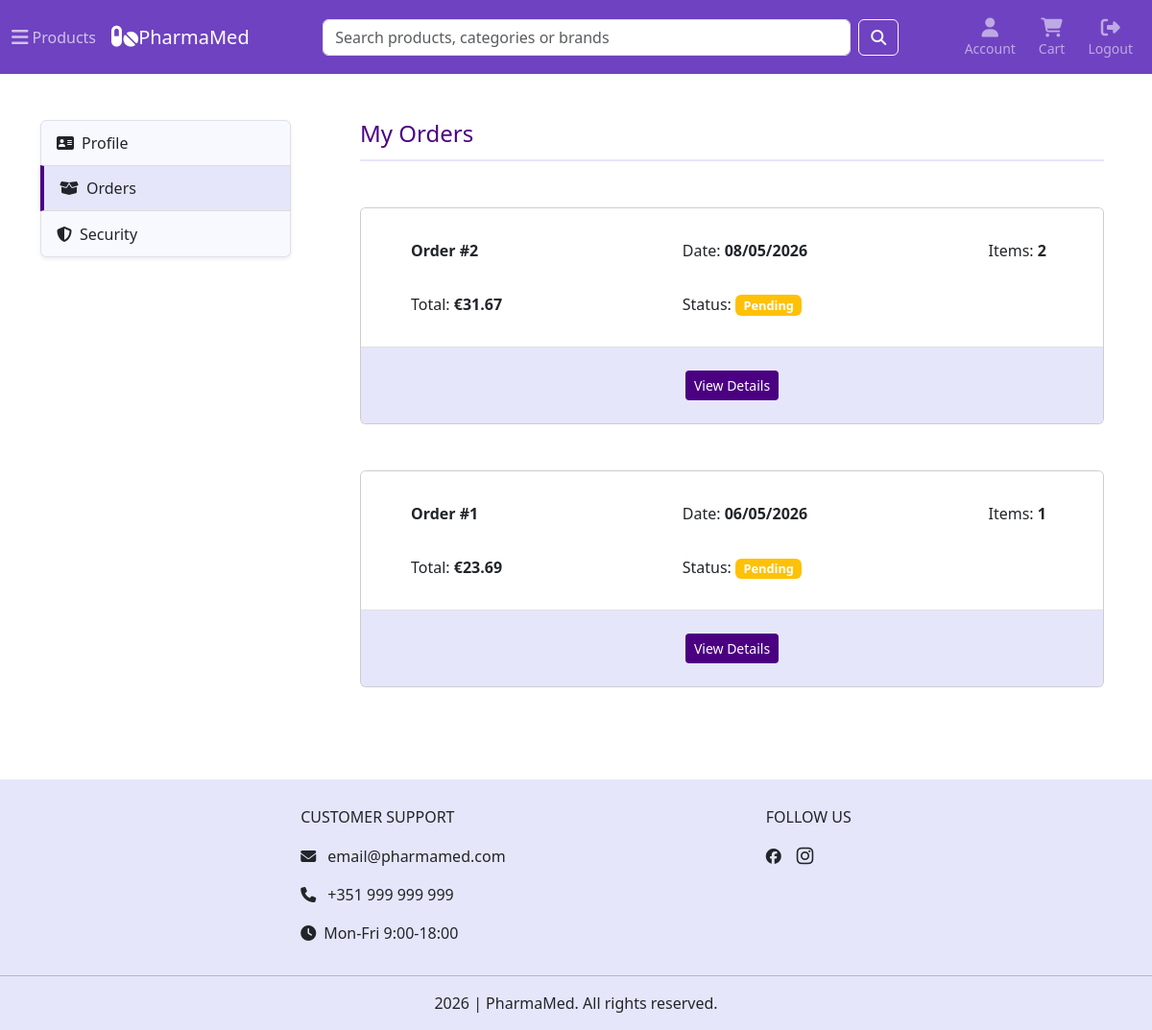
The app's page /account/orders (signed in), older data.
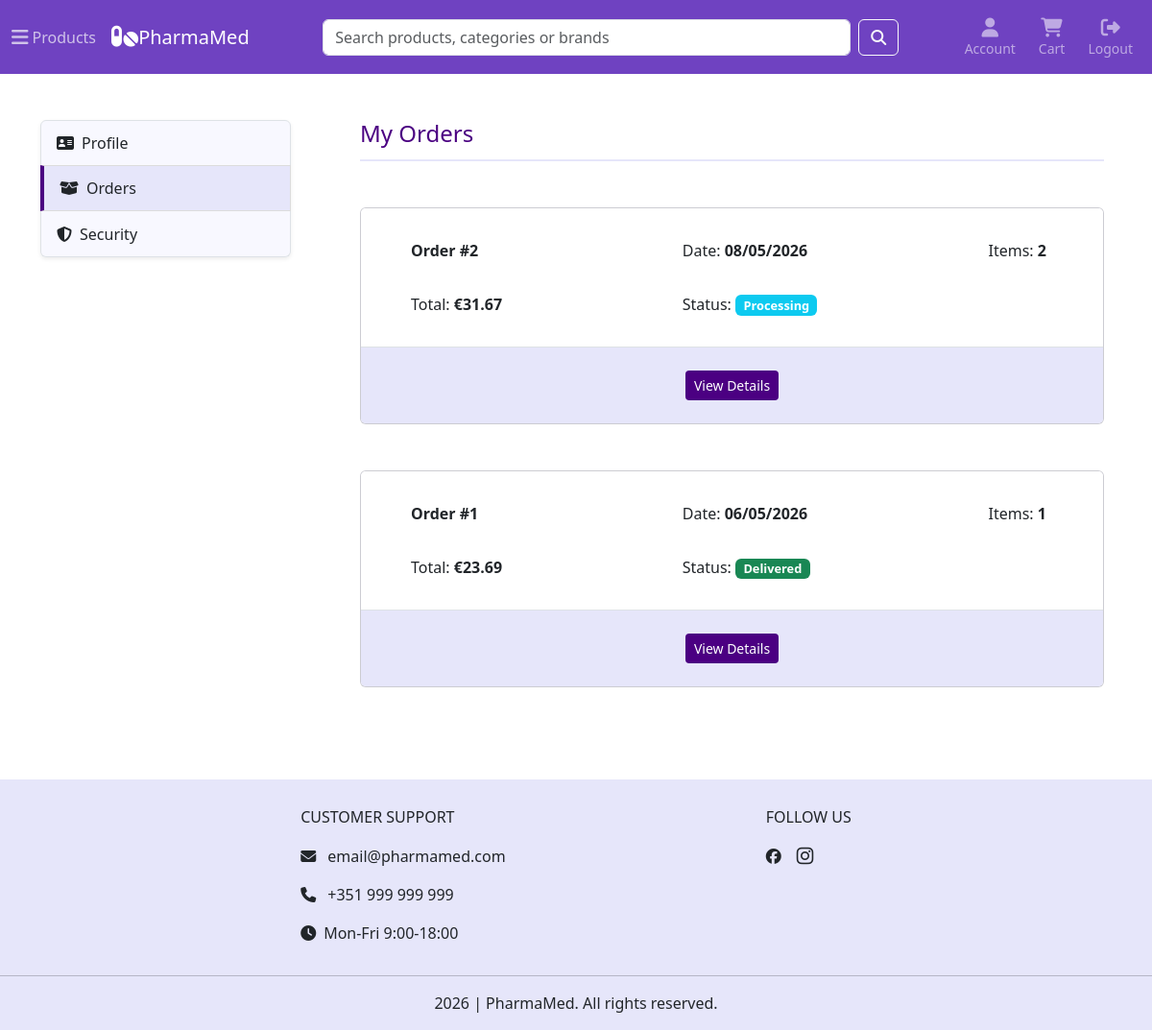
The same page, newer data.
### tables this page shows
CREATE TABLE "orders" (
    id INTEGER PRIMARY KEY AUTOINCREMENT,
    user_id INTEGER NOT NULL,
    address_id INTEGER NOT NULL,
    full_name TEXT NOT NULL,
    address_line TEXT NOT NULL,
    postal_code TEXT NOT NULL,
    city TEXT NOT NULL,
    country TEXT NOT NULL,
    shipping_method TEXT NOT NULL,
    subtotal REAL NOT NULL,
    shipping_cost REAL NOT NULL,
    total REAL NOT NULL,
    status TEXT NOT NULL DEFAULT 'pending',
    created_at DATETIME DEFAULT CURRENT_TIMESTAMP,
    updated_at DATETIME DEFAULT CURRENT_TIMESTAMP,
    FOREIGN KEY (user_id) REFERENCES users(id)
);

### app.py (the view)
@app.route("/account/orders")
@login_required
def orders():
    db = get_db()
    orders = db.execute("""SELECT o.*, SUM(oi.quantity) AS item_count FROM orders o JOIN order_items oi ON oi.order_id = o.id WHERE o.user_id = ?
                        GROUP BY o.id ORDER BY o.created_at DESC""", (current_user.id,)).fetchall()
    return render_template("account/orders.html", active_page="orders", orders=orders)

### app.py (called while the page is built)
@login_manager.user_loader
def load_user(user_id):
    db = get_db()
    if db is None:
        return None
    user = db.execute("SELECT id, email, first_name, last_name FROM users WHERE id = ?",(user_id,)).fetchone()
    if user is None:
        return None
    return User(user["id"], user["email"], user["first_name"], user["last_name"])

@app.context_processor
def inject_globals():
    return {
        "categories_menu": load_categories_menu(),
        "cart_count": get_cart_count()
    }

### helpers.py (called while the page is built)
def get_db():
    if "db" not in g:
        g.db = sqlite3.connect("pharmamed.db")
        g.db.row_factory = sqlite3.Row
        g.db.execute("PRAGMA foreign_keys = ON")
    return g.db

def load_categories_menu():
    db = get_db()
    rows = db.execute("SELECT * FROM categories").fetchall()
    categories_menu = {}
    for row in rows:
        if row["parent_id"] == 0:
            categories_menu[row["category_id"]] = {
                "category_data": row,
                "subcategories": []
            }
    for row in rows:
        if row["parent_id"] != 0 and row["parent_id"] in categories_menu:
            categories_menu[row["parent_id"]]["subcategories"].append(row)
    return categories_menu

def get_cart_count():
    db = get_db()
    if current_user.is_authenticated:
        return db_cart_count(db, current_user.id)
    session_cart = session.get('cart', {})
    return sum(session_cart.values())

def db_cart_count(db, user_id):
    cart_count = db.execute("""SELECT SUM(quantity) as total FROM cart_items ci JOIN carts c ON ci.cart_id = c.id WHERE c.user_id = ?""", (user_id,)).fetchone()
    return cart_count["total"] or 0

def format_date(value):
    return datetime.strptime(value, "%Y-%m-%d %H:%M:%S").strftime("%d/%m/%Y")

### templates/account/orders.html (shortened to what this page needs)
{% extends "account/account.html" %}
{% block account_content %}
<div class="page-header pb-1">
    <h4>My Orders</h4>
</div>
{% for order in orders %}
    <div class="card order-card my-5">
        <ul class="list-group list-group-flush">
            <li class="list-group-item p-3">
                <div class="row mt-3">
                    <div class="col-12 col-md-6 col-lg-5 mb-3 mb-md-0 ps-lg-5">
                        <strong>Order #{{ order.id }} </strong>
                    </div>
                    <div class="col-12 col-md-6 col-lg-5">
                        <p>Date: <strong>{{ order.created_at | format_date }}</strong></p>
                    </div>
                    <div class="col-12 col-md-6 col-lg-2 mt-md-3 mt-lg-0">
                        <p>Items: <strong>{{ order.item_count }}</strong></p>
                    </div>
                    <div class="col-12 col-md-6 col-lg-5 mt-md-3 ps-lg-5">
                        <p>Total: <strong>€{{ "%.2f"|format(order.total) }}</strong></p>
                    </div>
                    <div class="col-12 col-md-6 col-lg-7 mt-md-3">
                        <p>Status:
                            <span class="badge {% if order.status == 'pending' %}bg-warning{% elif order.status == 'processing' %}bg-info{% elif order.status == 'shipped' %}bg-primary{% elif order.status == 'delivered' %}bg-success{% elif order.status == 'cancelled' %}bg-danger{% endif %}">
                                {{ order.status|title }}
                            </span>
                        </p>
                    </div>
                </div>
            </li>
            <li class="list-group-item dark-item p-4">
                <div class="text-center">
                    <a href="{{ url_for('order_details', order_id=order.id) }}" class="btn btn-sm order-details-btn">
                        View Details
                    </a>
                </div>
            </li>
        </ul>
    </div>
{% endfor %}
{% endblock %}

### templates/account/account.html (shortened to what this page needs)
{% extends "layout.html" %}
{% block main %}
<div class="container my-5">
    <div class="row">
        <div id="accountSidebar" class="col-3 d-none d-md-block">
            <div class="list-group shadow-sm">
                <a href="{{ url_for('profile') }}" class="list-group-item list-group-item-action d-flex align-items-center {% if active_page == 'profile' %}active{% endif %}">
                    <i class="fa-solid fa-address-card me-2"></i>Profile
                </a>
                <a href="{{ url_for('orders') }}" class="list-group-item list-group-item-action d-flex align-items-center {% if active_page == 'orders' %}active{% endif %}">
                    <i class="fa-solid fa-box-open me-2"></i>Orders
                </a>
                <a href="{{ url_for('change_password') }}" class="list-group-item list-group-item-action d-flex align-items-center {% if active_page == 'security' %}active{% endif %}">
                    <i class="fa-solid fa-shield-halved me-2"></i>Security
                </a>
            </div>
        </div>
        <div class="col-12 col-md-9">
            <div class="main-content mx-2 ms-md-5">
                {% block account_content %}{% endblock %}
            </div>
        </div>
    </div>
</div>
{% endblock %}

### templates/layout.html (shortened to what this page needs)
<!DOCTYPE html>
<html lang="en">
    <head>
        <link href="https://cdn.jsdelivr.net/npm/bootstrap@5.3.8/dist/css/bootstrap.min.css" rel="stylesheet">
        <link href="/static/styles.css" rel="stylesheet">
    </head>
    <body class="d-flex flex-column min-vh-100">
        <nav class="navbar navbar-expand-md sticky-top" data-bs-theme="dark">
            <div class="container-fluid flex-wrap flex-md-nowrap align-items-center">
                <div class="d-flex align-items-center">
                    <button class="nav-link text-light products-toggle me-3 d-none d-md-inline-flex align-items-center" type="button" data-bs-toggle="collapse" data-bs-target="#productsMenu" aria-expanded="false" aria-controls="productsMenu" aria-label="Products menu toggle">
                        <i class="fa-solid fa-bars fa-lg me-1"></i>Products
                    </button>
                    <a class="navbar-brand" href="/">
                        <i class="fa-solid fa-pills fa-lg"></i>PharmaMed
                    </a>
                </div>
                <ul class="navbar-nav flex-row align-items-center gap-2 order-1 order-md-2">
                {% if current_user.is_authenticated %}
                    <li class="nav-item d-flex flex-column text-center">
                        <a class="nav-link" href="{{ url_for('account_home') }}" aria-label="Account">
                            <i class="fa-solid fa-user fa-lg"></i>
                            <span class="d-none d-md-block small">Account</span>
                        </a>
                    </li>
                    <li class="nav-item d-flex flex-column text-center">
                        <a class="nav-link cart-icon position-relative" href="{{ url_for('cart') }}" aria-label="Cart">
                            <i class="fa-solid fa-cart-shopping fa-lg"></i>
                            <span class="d-none d-md-block small">Cart</span>
                        </a>
                    </li>
                    <li class="nav-item d-flex flex-column text-center">
                        <form action="{{ url_for('logout') }}" method="post" class="d-inline">
                            <button class="nav-link btn btn-link" type="submit">
                                <i class="fa-solid fa-right-from-bracket fa-lg"></i>
                                <span class="d-none d-md-block small">Logout</span>
                            </button>
                        </form>
                    </li>
                {% endif %}
                </ul>
                <div class="search-form w-100 order-2 order-md-1 mt-2 mt-md-0 mx-md-3">
                    <form class="d-flex" role="search" method="GET" action="/search" data-bs-theme="light">
                        <input class="form-control me-2" type="search" name="search_query" placeholder="Search products, categories or brands" aria-label="Search" autocomplete="off">
                        <button class="btn btn-outline-light" type="submit">
                            <i class="fa-solid fa-magnifying-glass"></i>
                        </button>
                    </form>
                </div>
            </div>
        </nav>
        <main class="flex-grow-1">
            {% block main %}{% endblock %}
        </main>
        <footer>
            <div class="container footer-top d-flex flex-row justify-content-evenly flex-wrap">
                <div class="footer-top-left">
                    <h6>CUSTOMER SUPPORT</h6>
                    <p>
                        <i class="fa-solid fa-envelope me-2"></i>
                        <a href="mailto:email@pharmamed.com">email@pharmamed.com</a>
                    </p>
                    <p>
                        <i class="fa-solid fa-phone me-2"></i>
                        <a href="tel:+351999999999">+351 999 999 999</a>
                    </p>
                    <p>
                        <i class="fa-solid fa-clock me-2"></i>Mon-Fri 9:00-18:00
                    </p>
                </div>
                <div class="footer-top-right">
                    <h6>FOLLOW US</h6>
                    <div class="d-flex gap-2">
                        <a href="https://facebook.com" target="_blank" aria-label="Follow us on Facebook">
                            <i class="fa-brands fa-facebook me-2"></i>
                        </a>
                        <a href="https://instagram.com" target="_blank" aria-label="Follow us on Instagram">
                            <i class="fa-brands fa-instagram fa-lg"></i>
                        </a>
                    </div>
                </div>
            </div>
            <hr>
            <div class="footer-bottom">
                <p id="copyright"></p>
            </div>
        </footer>
    </body>
</html>

### static/styles.css (style rules this page uses)
.navbar { background-color: #6f42c1; }
.products-toggle { opacity: 0.7; }
@media (min-width: 768px) { .search-form { max-width: 600px; } }
.add-to-cart-btn, .login-btn, .register-btn, .forgot-password-btn, .reset-password-btn, .decrease-btn, .increase-btn, .checkout-btn, #saveChangesBtn, #addAddressBtn, #saveAddressBtn, .change-password-btn, .continue-btn, .place-order-btn, .view-orders-btn, .order-details-btn, .manage-stock-btn, .add-product-btn, .back-to-orders-btn { background-color: #4B0082; color: white; }
.product-name, .login, .register, .forgot-password, .reset-password, .cart-top, .item-name, .page-header, .section-header { color: #4B0082; }
.badge { background-color: #4B0082; font-size: 0.8rem; }
footer { background-color: #E6E6FA; text-align: center; }
.footer-top { padding-top: 30px; }
.footer-top-left, .footer-top-right { text-align: left; }
footer a { color: #212529; text-decoration: none; }
h6 { padding-bottom: 10px; }
.login, .register-link, .register, .login-link, .forgot-password, .reset-password, .cart-top, .page-header, .section-header { border-bottom: solid 2px #E6E6FA; }
#accountSidebar .list-group-item { background-color: #F8F8FF; height: 3rem; }
#accountSidebar .list-group-item.active { background-color: #E6E6FA; color: #212529; border: solid 1px #dcdcdc; border-left: solid 4px #4B0082; }
.order-card { background-color: #F8F8FF; }
.dark-item { background-color: #E6E6FA; }

Row changes from the older to the newer data that the page shows:
changed orders id 2: status "Pending" → "Processing"
changed orders id 1: status "Pending" → "Delivered"
